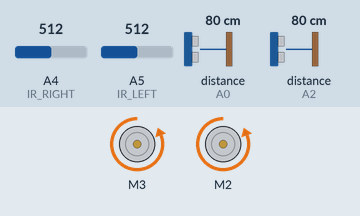
Recording of a sketch running on a simulated Arduino Uno, built with avr-gcc and run on an emulated ATmega328P. Parts: 2 × DC motor (green arrow = forward, orange = backward, longer = faster). The inputs (shaded band) are chosen by the test bench; at power-on: A5 (IR_LEFT) = 512, A4 (IR_RIGHT) = 512, distance to the obstacle (sensors on A2, A0) 80 cm. The echo pulse lasts 58.3 µs per cm.

Above: at 0.9 s.
1.6 s: A5 (IR_LEFT) set to 490
5.0 s: A4 (IR_RIGHT) set to 491
At 5.9 s:
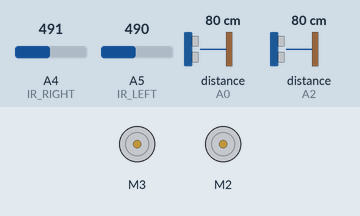
6.6 s: A4 (IR_RIGHT) set to 510
At 7.05 s:
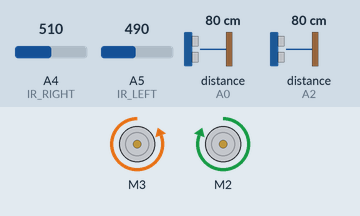
10.0 s: A4 (IR_RIGHT) set to 490
At 11.1 s:
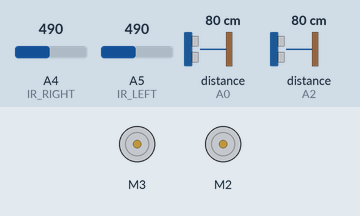
11.7 s: distance to the obstacle (sensor on A2) set to 23 cm
13.2 s: distance to the obstacle (sensor on A2) set to 18 cm
At 13.7 s:
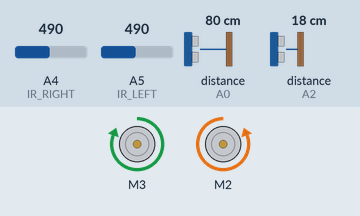
Timing chart, 0 to 17.6 s (numbered marks = the images above; inputs shaded):
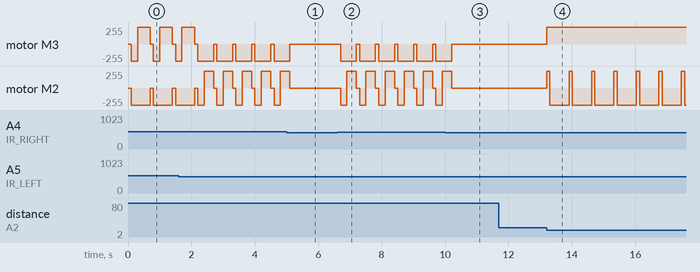

The sketch:

restart_v1.ino
```cpp
#include <AFMotor.h>

// Motors
AF_DCMotor motorRight(2);
AF_DCMotor motorLeft(3);

// Ultrasonic pins
#define FRONT_TRIG A1
#define FRONT_ECHO A0
#define REAR_TRIG A3
#define REAR_ECHO A2

// IR pins
#define IR_RIGHT A4
#define IR_LEFT A5
#define IR_THRESHOLD 500  // Adjust based on your ring

// Thresholds
#define FRONT_THRESHOLD 30  // Enemy in front
#define REAR_THRESHOLD 20   // Enemy behind

// Timings
unsigned long currentTime = 0;
unsigned long actionStart = 0;
unsigned long dodgeDuration = 100;
unsigned long spinDuration = 600;

// States
enum Mode { IDLE, ATTACK, DODGE, SPIN };
Mode currentMode = IDLE;

// --- SETUP ---
void setup() {
  pinMode(FRONT_TRIG, OUTPUT);
  pinMode(FRONT_ECHO, INPUT);
  pinMode(REAR_TRIG, OUTPUT);
  pinMode(REAR_ECHO, INPUT);
  pinMode(IR_LEFT, INPUT);
  pinMode(IR_RIGHT, INPUT);

  motorLeft.setSpeed(255);
  motorRight.setSpeed(255);
}

// --- MAIN LOOP ---
void loop() {
  currentTime = millis();

  // --- 1. IR EDGE CHECK ---
  int leftIR = analogRead(IR_LEFT);
  int rightIR = analogRead(IR_RIGHT);

  if (leftIR < IR_THRESHOLD && rightIR < IR_THRESHOLD) {
    // Safe — stay in current mode
  } else {
    // Edge detected — override all and escape
    stopMotors();
    delay(100);
    moveBackward();
    delay(200);

    if (leftIR >= IR_THRESHOLD && rightIR < IR_THRESHOLD) {
      turnRight();
      delay(300);
    } else if (rightIR >= IR_THRESHOLD && leftIR < IR_THRESHOLD) {
      turnLeft();
      delay(300);
    } else {
      spinInPlace();
      delay(400);
    }

    stopMotors();
    currentMode = IDLE;
    return; // Skip the rest of this loop
  }

  // --- 2. ENEMY DETECTION ---
  long frontDist = getDistance(FRONT_TRIG, FRONT_ECHO);
  long rearDist = getDistance(REAR_TRIG, REAR_ECHO);

  if (currentMode == IDLE || currentMode == ATTACK) {
    if (frontDist < FRONT_THRESHOLD) {
      moveForward();
      currentMode = ATTACK;
    }
    else if (rearDist < REAR_THRESHOLD) {
      moveForward(); // quick forward push
      actionStart = currentTime;
      currentMode = DODGE;
    }
    else {
      stopMotors();
      currentMode = IDLE;
    }
  }
  else if (currentMode == DODGE) {
    if (currentTime - actionStart >= dodgeDuration) {
      spinInPlace();
      actionStart = currentTime;
      currentMode = SPIN;
    }
  }
  else if (currentMode == SPIN) {
    if (currentTime - actionStart >= spinDuration) {
      moveForward();
      currentMode = ATTACK;
    }
  }
}

// --- UTILS ---

// Get distance from ultrasonic
long getDistance(int trigPin, int echoPin) {
  digitalWrite(trigPin, LOW);
  delayMicroseconds(2);
  digitalWrite(trigPin, HIGH);
  delayMicroseconds(10);
  digitalWrite(trigPin, LOW);
  long duration = pulseIn(echoPin, HIGH, 5000); // Faster timeout
  if (duration == 0) return 999;
  return duration * 0.034 / 2;
}

// --- MOVEMENTS ---
void moveForward() {
  motorLeft.run(FORWARD);
  motorRight.run(FORWARD);
}

void moveBackward() {
  motorLeft.run(BACKWARD);
  motorRight.run(BACKWARD);
}

void stopMotors() {
  motorLeft.run(RELEASE);
  motorRight.run(RELEASE);
}

void spinInPlace() {
  motorLeft.run(FORWARD);
  motorRight.run(BACKWARD);
}

void turnLeft() {
  motorLeft.run(BACKWARD);
  motorRight.run(FORWARD);
}

void turnRight() {
  motorLeft.run(FORWARD);
  motorRight.run(BACKWARD);
}
```

Measured:
- the behaviour switches between 500 and 499 on A4 (IR_RIGHT) (found by bisection; images 0 and 1)
- the behaviour switches between 21 and 20 cm on distance to the obstacle (sensor on A2) (found by bisection; images 3 and 4)
- after the input at 5.0 s, motor M3, motor M2: goes on until 5.1 s, then stays stopped
- after the input at 6.6 s, motor M3: alternates backward 255/255 for 0.50 s and stopped for 0.10 s, starting after 0.11 s; motor M2: stopped → backward 255/255 after 0.11 s, then repeats every 0.60 s: forward 255/255 0.30 s, stopped 0.10 s, backward 255/255 0.20 s
- after the input at 10.0 s, motor M3, motor M2: goes on until 10.2 s, then stays stopped
- after the input at 11.7 s, every drawn part: stays the same
- after the input at 13.2 s, motor M3: stopped → forward 255/255 at once; motor M2: alternates forward 255/255 for 0.11 s and backward 255/255 for 0.60 s, starting at once
- by itself, motor M3: repeats every 0.60 s: stopped 0.10 s, backward 255/255 0.50 s
- by itself, motor M2: repeats every 0.60 s: backward 255/255 0.20 s, forward 255/255 0.30 s, stopped 0.10 s
